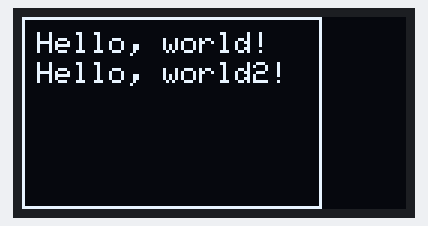
Bench run of a sketch on a simulated Arduino Uno, built with avr-gcc and run on an emulated ATmega328P. On the bench: 128×64 one-colour display.

Above: at 0.1 s.

The sketch:

control_Display.ino
```cpp
#include <SPI.h>
#include <Wire.h>
#include <Adafruit_GFX.h>
#include <Adafruit_SSD1306.h>

//si tu display no usa pin reset, aquí pon -1 para no desperdiciar un pin de tu arduino
    Adafruit_SSD1306 display(-1);


void setup(){
    Serial.begin(9600);
    //Inicio el display para la AxAA dirección
    display.begin(SSD1306_SWITCHCAPVCC, 0x3C); // initialize with the I2C addr 0x3D (for the 128x64)

    // Borrar display
      display.clearDisplay();
      display.drawRect(0,0,100,64,WHITE); //dibuja rectángulo vacio
      //display.fillRect(0,0,100,64,WHITE); //dibuja rectángulo lleno
      //display.drawRoundRect(0,0,100,64,20,WHITE); //dibuja rectángulo redondeado

      //display.fillRoundRect(0,0,100,64,20,WHITE); //dibuja rectángulo redondeado
      //display.drawTriangle(10,10,45,60,60,60,WHITE);
      //display.fillTriangle(10,10,45,60,60,60,WHITE);

      display.setTextSize(1);
      display.setTextColor(WHITE,BLACK);
      display.setCursor(5,5);
      display.println("Hello, world!");
      display.setCursor(5,15);
      display.println("Hello, world2!");
      display.display();
}

void loop(){

}
```
